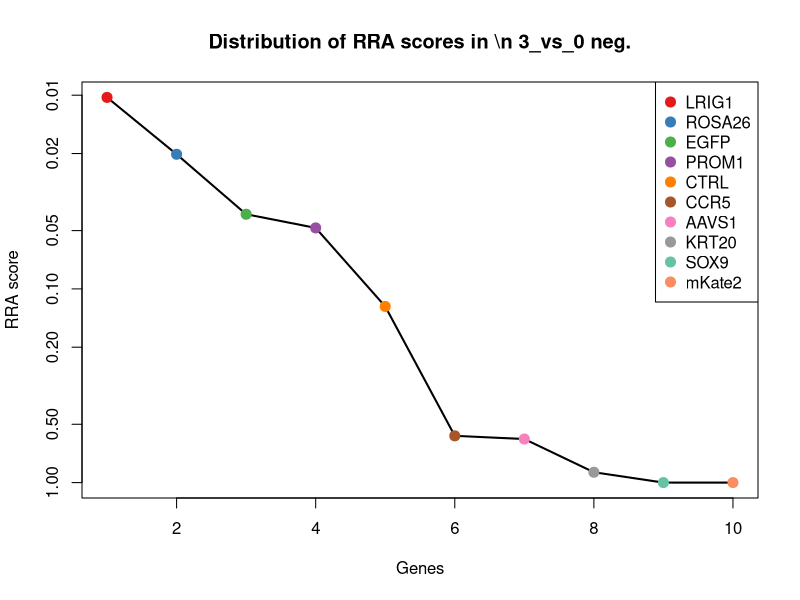
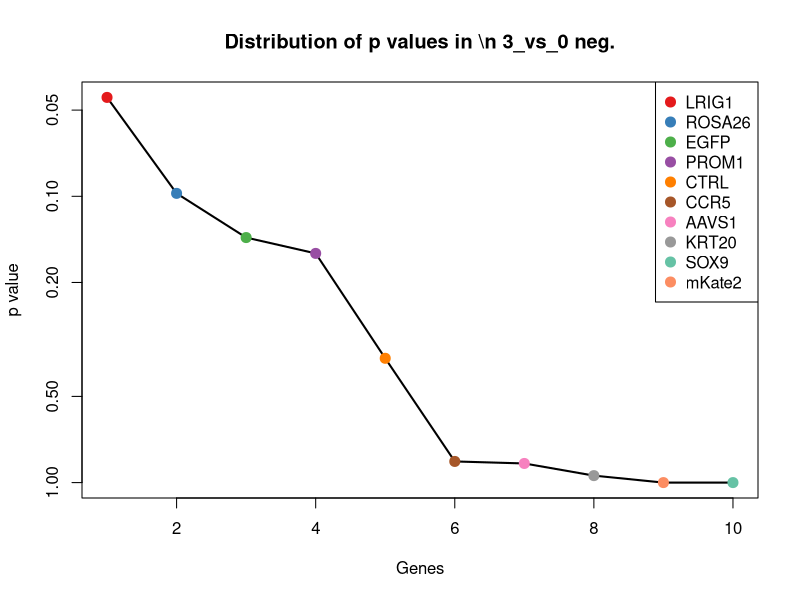
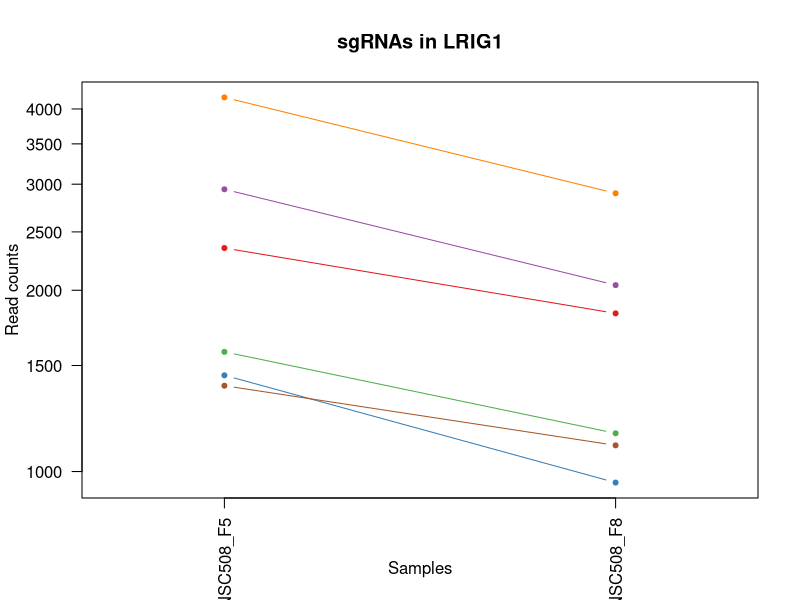
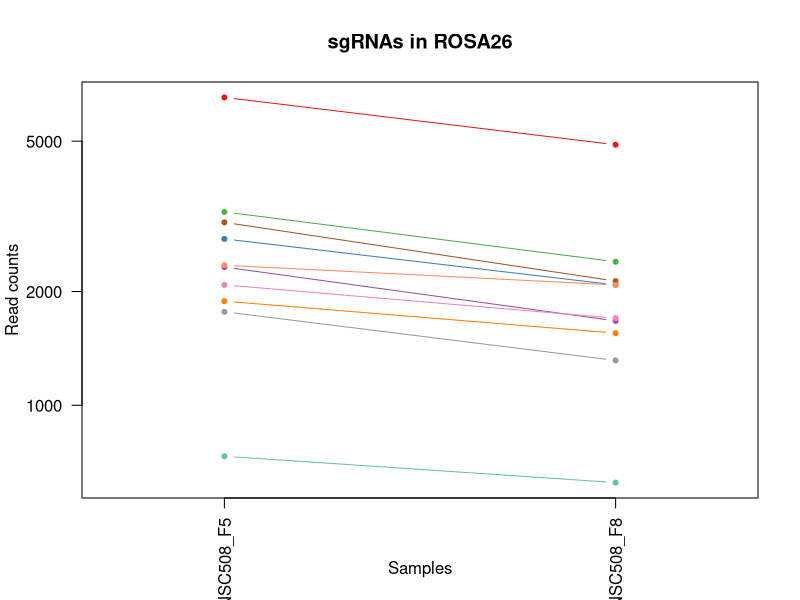
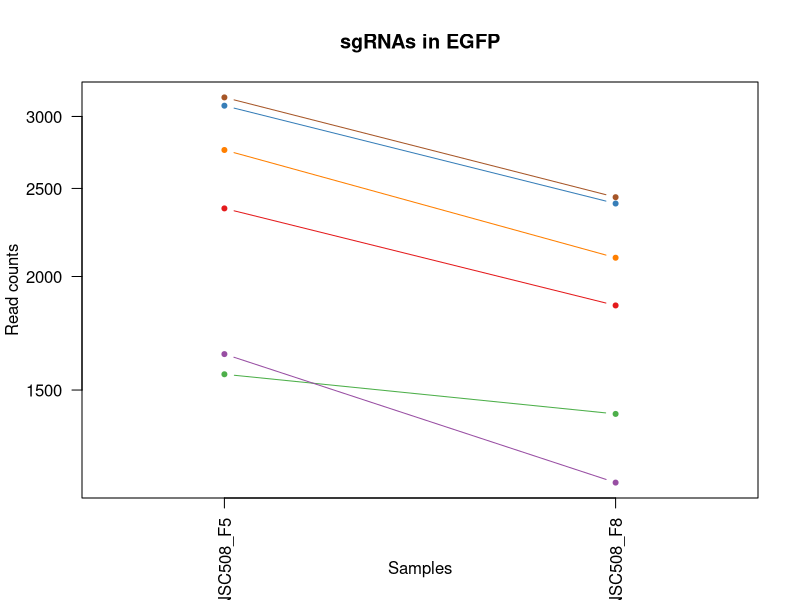
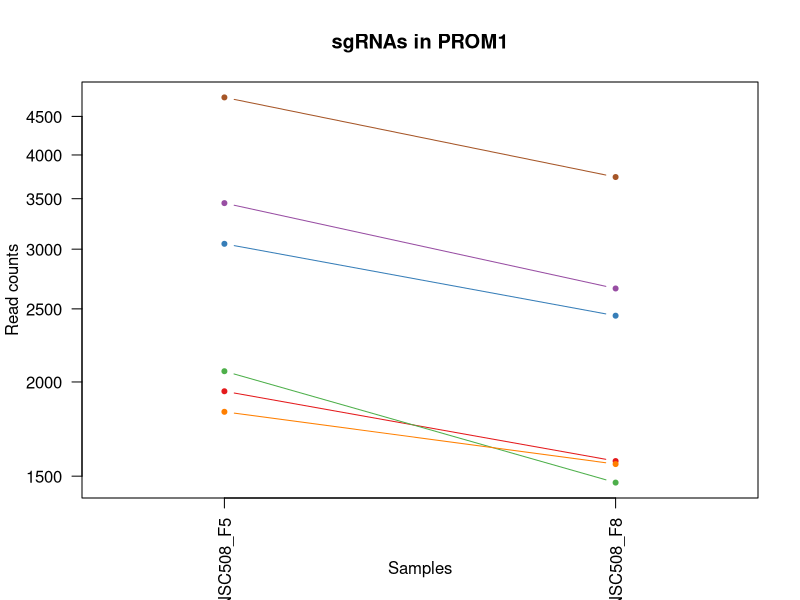
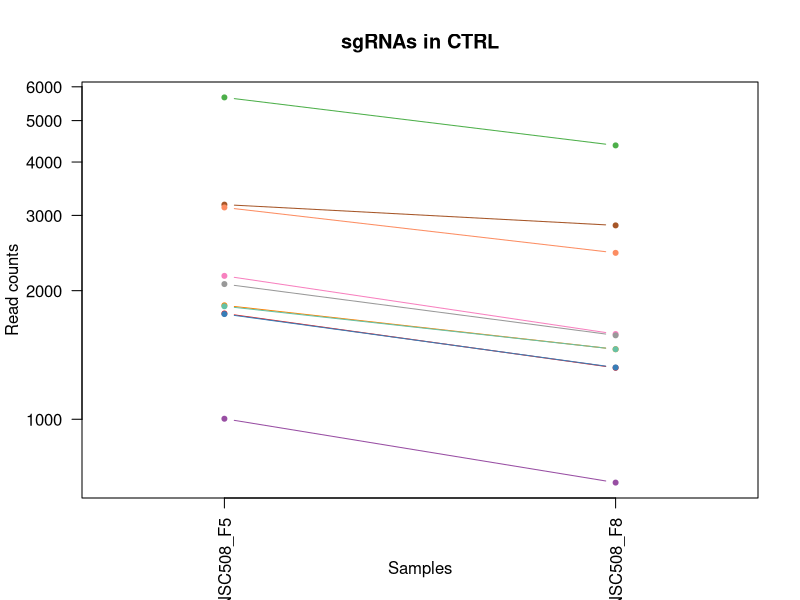
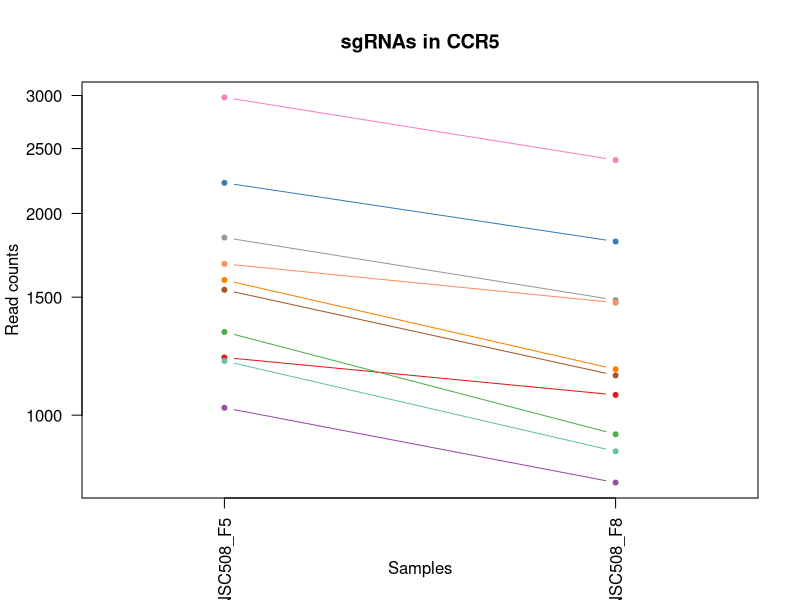

Recreate these plots in R, in order. (Note: this script raises an error after producing the figures.)
pdf(file='S8B_c0_t3.pdf',width=4.5,height=4.5);
gstable=read.table('S8B_c0_t3.gene_summary.txt',header=T)
# 
#
# parameters
# Do not modify the variables beginning with "__"

# gstablename='__GENE_SUMMARY_FILE__'
startindex=3
# outputfile='__OUTPUT_FILE__'
targetgenelist=c("LRIG1","ROSA26","EGFP","PROM1","CTRL","CCR5","AAVS1","KRT20","SOX9","mKate2")
# samplelabel=sub('.\\w+.\\w+$','',colnames(gstable)[startindex]);
samplelabel='3_vs_0 neg.'


# You need to write some codes in front of this code:
# gstable=read.table(gstablename,header=T)
# pdf(file=outputfile,width=6,height=6)


# set up color using RColorBrewer
#library(RColorBrewer)
#colors <- brewer.pal(length(targetgenelist), "Set1")

colors=c( "#E41A1C", "#377EB8", "#4DAF4A", "#984EA3", "#FF7F00",  "#A65628", "#F781BF",
          "#999999", "#66C2A5", "#FC8D62", "#8DA0CB", "#E78AC3", "#A6D854", "#FFD92F", "#E5C494", "#B3B3B3", 
          "#8DD3C7", "#FFFFB3", "#BEBADA", "#FB8072", "#80B1D3", "#FDB462", "#B3DE69", "#FCCDE5",
          "#D9D9D9", "#BC80BD", "#CCEBC5", "#FFED6F")

######
# function definition

plotrankedvalues<-function(val, tglist, ...){
  
  plot(val,log='y',ylim=c(max(val),min(val)),type='l',lwd=2, ...)
  if(length(tglist)>0){
    for(i in 1:length(tglist)){
      targetgene=tglist[i];
      tx=which(names(val)==targetgene);ty=val[targetgene];
      points(tx,ty,col=colors[(i %% length(colors)) ],cex=2,pch=20)
      # text(tx+50,ty,targetgene,col=colors[i])
    }
    legend('topright',tglist,pch=20,pt.cex = 2,cex=1,col=colors)
  }
}



plotrandvalues<-function(val,targetgenelist, ...){
  # choose the one with the best distance distribution
  
  mindiffvalue=0;
  randval=val;
  for(i in 1:20){
    randval0=sample(val)
    vindex=sort(which(names(randval0) %in% targetgenelist))
    if(max(vindex)>0.9*length(val)){
      # print('pass...')
      next;
    }
    mindiffind=min(diff(vindex));
    if (mindiffind > mindiffvalue){
      mindiffvalue=mindiffind;
      randval=randval0;
      # print(paste('Diff: ',mindiffvalue))
    }
  }
  plot(randval,log='y',ylim=c(max(randval),min(randval)),pch=20,col='grey', ...)
  
  if(length(targetgenelist)>0){
    for(i in 1:length(targetgenelist)){
      targetgene=targetgenelist[i];
      tx=which(names(randval)==targetgene);ty=randval[targetgene];
      points(tx,ty,col=colors[(i %% length(colors)) ],cex=2,pch=20)
      text(tx+50,ty,targetgene,col=colors[i])
    }
  }
  
}




# set.seed(1235)



pvec=gstable[,startindex]
names(pvec)=gstable[,'id']
pvec=sort(pvec);

plotrankedvalues(pvec,targetgenelist,xlab='Genes',ylab='RRA score',main=paste('Distribution of RRA scores in \\n',samplelabel))

# plotrandvalues(pvec,targetgenelist,xlab='Genes',ylab='RRA score',main=paste('Distribution of RRA scores in \\n',samplelabel))


pvec=gstable[,startindex+1]
names(pvec)=gstable[,'id']
pvec=sort(pvec);

plotrankedvalues(pvec,targetgenelist,xlab='Genes',ylab='p value',main=paste('Distribution of p values in \\n',samplelabel))

# plotrandvalues(pvec,targetgenelist,xlab='Genes',ylab='p value',main=paste('Distribution of p values in \\n',samplelabel))



# you need to write after this code:
# dev.off()






# parameters
# Do not modify the variables beginning with "__"
targetmat=list(c(2349.3176441657442,1829.7841624472258),c(1443.7757039222918,957.6648136184024),c(1579.2433234968646,1156.5302447526183),c(2941.192948481495,2038.6484141412625),c(4179.49427640477,2896.3250221614558),c(1387.4066273207918,1104.314181829109))
targetgene="LRIG1"
collabel=c("S61_MNSC508_F5","S64_MNSC508_F8")

# set up color using RColorBrewer
#library(RColorBrewer)
#colors <- brewer.pal(length(targetgenelist), "Set1")

colors=c( "#E41A1C", "#377EB8", "#4DAF4A", "#984EA3", "#FF7F00",  "#A65628", "#F781BF",
          "#999999", "#66C2A5", "#FC8D62", "#8DA0CB", "#E78AC3", "#A6D854", "#FFD92F", "#E5C494", "#B3B3B3", 
          "#8DD3C7", "#FFFFB3", "#BEBADA", "#FB8072", "#80B1D3", "#FDB462", "#B3DE69", "#FCCDE5",
          "#D9D9D9", "#BC80BD", "#CCEBC5", "#FFED6F")


## code

targetmatvec=unlist(targetmat)+1
yrange=range(targetmatvec[targetmatvec>0]);
# yrange[1]=1; # set the minimum value to 1
for(i in 1:length(targetmat)){
  vali=targetmat[[i]]+1;
  if(i==1){
    plot(1:length(vali),vali,type='b',las=1,pch=20,main=paste('sgRNAs in',targetgene),ylab='Read counts',xlab='Samples',xlim=c(0.7,length(vali)+0.3),ylim = yrange,col=colors[(i %% length(colors))],xaxt='n',log='y')
    axis(1,at=1:length(vali),labels=(collabel),las=2)
    # lines(0:100,rep(1,101),col='black');
  }else{
    lines(1:length(vali),vali,type='b',pch=20,col=colors[(i %% length(colors))])
  }
}




# parameters
# Do not modify the variables beginning with "__"
targetmat=list(c(6526.993563260789,4891.645213876828),c(2755.7205028894628,2080.865656504951),c(3247.5861551702938,2396.3839941704105),c(2320.2239272101315,1670.9140135522937),c(1884.7273515308004,1550.928166834443),c(3047.5668511004546,2129.748779241853),c(2081.1099409811877,1698.6885151073518),c(1766.534126398623,1313.1784335231457),c(731.8888171646379,623.2598148955032),c(2346.5901082011555,2080.865656504951))
targetgene="ROSA26"
collabel=c("S61_MNSC508_F5","S64_MNSC508_F8")

# set up color using RColorBrewer
#library(RColorBrewer)
#colors <- brewer.pal(length(targetgenelist), "Set1")

colors=c( "#E41A1C", "#377EB8", "#4DAF4A", "#984EA3", "#FF7F00",  "#A65628", "#F781BF",
          "#999999", "#66C2A5", "#FC8D62", "#8DA0CB", "#E78AC3", "#A6D854", "#FFD92F", "#E5C494", "#B3B3B3", 
          "#8DD3C7", "#FFFFB3", "#BEBADA", "#FB8072", "#80B1D3", "#FDB462", "#B3DE69", "#FCCDE5",
          "#D9D9D9", "#BC80BD", "#CCEBC5", "#FFED6F")


## code

targetmatvec=unlist(targetmat)+1
yrange=range(targetmatvec[targetmatvec>0]);
# yrange[1]=1; # set the minimum value to 1
for(i in 1:length(targetmat)){
  vali=targetmat[[i]]+1;
  if(i==1){
    plot(1:length(vali),vali,type='b',las=1,pch=20,main=paste('sgRNAs in',targetgene),ylab='Read counts',xlab='Samples',xlim=c(0.7,length(vali)+0.3),ylim = yrange,col=colors[(i %% length(colors))],xaxt='n',log='y')
    axis(1,at=1:length(vali),labels=(collabel),las=2)
    # lines(0:100,rep(1,101),col='black');
  }else{
    lines(1:length(vali),vali,type='b',pch=20,col=colors[(i %% length(colors))])
  }
}




# parameters
# Do not modify the variables beginning with "__"
targetmat=list(c(2375.6838251567688,1857.5586640022839),c(3082.1156399852453,2405.271834668029),c(1560.1505717447435,1410.9446789969502),c(1641.9766506824049,1185.4157263698785),c(2754.8113242346,2096.4193773757834),c(3147.5765031353744,2444.1561368451103))
targetgene="EGFP"
collabel=c("S61_MNSC508_F5","S64_MNSC508_F8")

# set up color using RColorBrewer
#library(RColorBrewer)
#colors <- brewer.pal(length(targetgenelist), "Set1")

colors=c( "#E41A1C", "#377EB8", "#4DAF4A", "#984EA3", "#FF7F00",  "#A65628", "#F781BF",
          "#999999", "#66C2A5", "#FC8D62", "#8DA0CB", "#E78AC3", "#A6D854", "#FFD92F", "#E5C494", "#B3B3B3", 
          "#8DD3C7", "#FFFFB3", "#BEBADA", "#FB8072", "#80B1D3", "#FDB462", "#B3DE69", "#FCCDE5",
          "#D9D9D9", "#BC80BD", "#CCEBC5", "#FFED6F")


## code

targetmatvec=unlist(targetmat)+1
yrange=range(targetmatvec[targetmatvec>0]);
# yrange[1]=1; # set the minimum value to 1
for(i in 1:length(targetmat)){
  vali=targetmat[[i]]+1;
  if(i==1){
    plot(1:length(vali),vali,type='b',las=1,pch=20,main=paste('sgRNAs in',targetgene),ylab='Read counts',xlab='Samples',xlim=c(0.7,length(vali)+0.3),ylim = yrange,col=colors[(i %% length(colors))],xaxt='n',log='y')
    axis(1,at=1:length(vali),labels=(collabel),las=2)
    # lines(0:100,rep(1,101),col='black');
  }else{
    lines(1:length(vali),vali,type='b',pch=20,col=colors[(i %% length(colors))])
  }
}




# parameters
# Do not modify the variables beginning with "__"
targetmat=list(c(1942.9147854420262,1569.8148278918823),c(3048.4760297553175,2447.4890770317174),c(2065.6539038485184,1469.8266222936732),c(3452.151352514447,2659.686268912361),c(1824.7215603098487,1555.3720870832522),c(4767.73286610107,3738.4479093108166))
targetgene="PROM1"
collabel=c("S61_MNSC508_F5","S64_MNSC508_F8")

# set up color using RColorBrewer
#library(RColorBrewer)
#colors <- brewer.pal(length(targetgenelist), "Set1")

colors=c( "#E41A1C", "#377EB8", "#4DAF4A", "#984EA3", "#FF7F00",  "#A65628", "#F781BF",
          "#999999", "#66C2A5", "#FC8D62", "#8DA0CB", "#E78AC3", "#A6D854", "#FFD92F", "#E5C494", "#B3B3B3", 
          "#8DD3C7", "#FFFFB3", "#BEBADA", "#FB8072", "#80B1D3", "#FDB462", "#B3DE69", "#FCCDE5",
          "#D9D9D9", "#BC80BD", "#CCEBC5", "#FFED6F")


## code

targetmatvec=unlist(targetmat)+1
yrange=range(targetmatvec[targetmatvec>0]);
# yrange[1]=1; # set the minimum value to 1
for(i in 1:length(targetmat)){
  vali=targetmat[[i]]+1;
  if(i==1){
    plot(1:length(vali),vali,type='b',las=1,pch=20,main=paste('sgRNAs in',targetgene),ylab='Read counts',xlab='Samples',xlim=c(0.7,length(vali)+0.3),ylim = yrange,col=colors[(i %% length(colors))],xaxt='n',log='y')
    axis(1,at=1:length(vali),labels=(collabel),las=2)
    # lines(0:100,rep(1,101),col='black');
  }else{
    lines(1:length(vali),vali,type='b',pch=20,col=colors[(i %% length(colors))])
  }
}




# parameters
# Do not modify the variables beginning with "__"
targetmat=list(c(1767.4433050534858,1318.7333338341573),c(1761.9882331243082,1320.955293958562),c(5665.092198450756,4373.928504890546),c(1001.9148776589204,709.9162597472844),c(1846.5418480265585,1457.6058416094477),c(3178.488577400713,2841.886999113542),c(2164.754377228575,1582.0356085761077),c(2071.108975777696,1570.9258079540846),c(1837.4500614779292,1457.6058416094477),c(3130.302108692979,2450.822017218324))
targetgene="CTRL"
collabel=c("S61_MNSC508_F5","S64_MNSC508_F8")

# set up color using RColorBrewer
#library(RColorBrewer)
#colors <- brewer.pal(length(targetgenelist), "Set1")

colors=c( "#E41A1C", "#377EB8", "#4DAF4A", "#984EA3", "#FF7F00",  "#A65628", "#F781BF",
          "#999999", "#66C2A5", "#FC8D62", "#8DA0CB", "#E78AC3", "#A6D854", "#FFD92F", "#E5C494", "#B3B3B3", 
          "#8DD3C7", "#FFFFB3", "#BEBADA", "#FB8072", "#80B1D3", "#FDB462", "#B3DE69", "#FCCDE5",
          "#D9D9D9", "#BC80BD", "#CCEBC5", "#FFED6F")


## code

targetmatvec=unlist(targetmat)+1
yrange=range(targetmatvec[targetmatvec>0]);
# yrange[1]=1; # set the minimum value to 1
for(i in 1:length(targetmat)){
  vali=targetmat[[i]]+1;
  if(i==1){
    plot(1:length(vali),vali,type='b',las=1,pch=20,main=paste('sgRNAs in',targetgene),ylab='Read counts',xlab='Samples',xlim=c(0.7,length(vali)+0.3),ylim = yrange,col=colors[(i %% length(colors))],xaxt='n',log='y')
    axis(1,at=1:length(vali),labels=(collabel),las=2)
    # lines(0:100,rep(1,101),col='black');
  }else{
    lines(1:length(vali),vali,type='b',pch=20,col=colors[(i %% length(colors))])
  }
}




# parameters
# Do not modify the variables beginning with "__"
targetmat=list(c(1218.2993975162915,1070.9847799630393),c(2221.123453830075,1815.3414216385956),c(1330.1283720644287,935.445212374356),c(1024.644344030493,792.1287843502563),c(1590.1534673552194,1169.862005499046),c(1537.421105373171,1145.420444130595),c(2979.378451985737,2401.9388944814223),c(1840.177597442518,1484.2693631023035),c(1203.752539038485,882.1181693886444),c(1681.0713328415097,1470.9376023558755))
targetgene="CCR5"
collabel=c("S61_MNSC508_F5","S64_MNSC508_F8")

# set up color using RColorBrewer
#library(RColorBrewer)
#colors <- brewer.pal(length(targetgenelist), "Set1")

colors=c( "#E41A1C", "#377EB8", "#4DAF4A", "#984EA3", "#FF7F00",  "#A65628", "#F781BF",
          "#999999", "#66C2A5", "#FC8D62", "#8DA0CB", "#E78AC3", "#A6D854", "#FFD92F", "#E5C494", "#B3B3B3", 
          "#8DD3C7", "#FFFFB3", "#BEBADA", "#FB8072", "#80B1D3", "#FDB462", "#B3DE69", "#FCCDE5",
          "#D9D9D9", "#BC80BD", "#CCEBC5", "#FFED6F")


## code

targetmatvec=unlist(targetmat)+1
yrange=range(targetmatvec[targetmatvec>0]);
# yrange[1]=1; # set the minimum value to 1
for(i in 1:length(targetmat)){
  vali=targetmat[[i]]+1;
  if(i==1){
    plot(1:length(vali),vali,type='b',las=1,pch=20,main=paste('sgRNAs in',targetgene),ylab='Read counts',xlab='Samples',xlim=c(0.7,length(vali)+0.3),ylim = yrange,col=colors[(i %% length(colors))],xaxt='n',log='y')
    axis(1,at=1:length(vali),labels=(collabel),las=2)
    # lines(0:100,rep(1,101),col='black');
  }else{
    lines(1:length(vali),vali,type='b',pch=20,col=colors[(i %% length(colors))])
  }
}




# parameters
# Do not modify the variables beginning with "__"
targetmat=list(c(2492.0586929792203,1864.2245443754978),c(2204.7582380425424,1727.5739967246122),c(1418.3187015861306,1163.1961251258322),c(957.365123570638,761.0213426085912),c(1703.8007992130824,1372.060376819869),c(825.534218615517,586.5974728428265),c(1351.9486597811385,989.8832354222698),c(2579.339843846059,1869.7794446865096),c(801.8955735890814,589.9304130294335),c(1057.3747756055575,823.2362260919213))
targetgene="AAVS1"
collabel=c("S61_MNSC508_F5","S64_MNSC508_F8")

# set up color using RColorBrewer
#library(RColorBrewer)
#colors <- brewer.pal(length(targetgenelist), "Set1")

colors=c( "#E41A1C", "#377EB8", "#4DAF4A", "#984EA3", "#FF7F00",  "#A65628", "#F781BF",
          "#999999", "#66C2A5", "#FC8D62", "#8DA0CB", "#E78AC3", "#A6D854", "#FFD92F", "#E5C494", "#B3B3B3", 
          "#8DD3C7", "#FFFFB3", "#BEBADA", "#FB8072", "#80B1D3", "#FDB462", "#B3DE69", "#FCCDE5",
          "#D9D9D9", "#BC80BD", "#CCEBC5", "#FFED6F")


## code

targetmatvec=unlist(targetmat)+1
yrange=range(targetmatvec[targetmatvec>0]);
# yrange[1]=1; # set the minimum value to 1
for(i in 1:length(targetmat)){
  vali=targetmat[[i]]+1;
  if(i==1){
    plot(1:length(vali),vali,type='b',las=1,pch=20,main=paste('sgRNAs in',targetgene),ylab='Read counts',xlab='Samples',xlim=c(0.7,length(vali)+0.3),ylim = yrange,col=colors[(i %% length(colors))],xaxt='n',log='y')
    axis(1,at=1:length(vali),labels=(collabel),las=2)
    # lines(0:100,rep(1,101),col='black');
  }else{
    lines(1:length(vali),vali,type='b',pch=20,col=colors[(i %% length(colors))])
  }
}




# parameters
# Do not modify the variables beginning with "__"
targetmat=list(c(1757.4423398499937,1417.610559370164),c(2440.2355096520346,1964.2127499737069),c(2004.7389339727038,1604.2552098201543),c(991.0047338005655,736.57978124014),c(3092.116605188737,2498.5941598930244),c(1546.5128919218,1178.7498459966646))
targetgene="KRT20"
collabel=c("S61_MNSC508_F5","S64_MNSC508_F8")

# set up color using RColorBrewer
#library(RColorBrewer)
#colors <- brewer.pal(length(targetgenelist), "Set1")

colors=c( "#E41A1C", "#377EB8", "#4DAF4A", "#984EA3", "#FF7F00",  "#A65628", "#F781BF",
          "#999999", "#66C2A5", "#FC8D62", "#8DA0CB", "#E78AC3", "#A6D854", "#FFD92F", "#E5C494", "#B3B3B3", 
          "#8DD3C7", "#FFFFB3", "#BEBADA", "#FB8072", "#80B1D3", "#FDB462", "#B3DE69", "#FCCDE5",
          "#D9D9D9", "#BC80BD", "#CCEBC5", "#FFED6F")


## code

targetmatvec=unlist(targetmat)+1
yrange=range(targetmatvec[targetmatvec>0]);
# yrange[1]=1; # set the minimum value to 1
for(i in 1:length(targetmat)){
  vali=targetmat[[i]]+1;
  if(i==1){
    plot(1:length(vali),vali,type='b',las=1,pch=20,main=paste('sgRNAs in',targetgene),ylab='Read counts',xlab='Samples',xlim=c(0.7,length(vali)+0.3),ylim = yrange,col=colors[(i %% length(colors))],xaxt='n',log='y')
    axis(1,at=1:length(vali),labels=(collabel),las=2)
    # lines(0:100,rep(1,101),col='black');
  }else{
    lines(1:length(vali),vali,type='b',pch=20,col=colors[(i %% length(colors))])
  }
}




# parameters
# Do not modify the variables beginning with "__"
targetmat=list(c(1363.7679822943562,2020.8727331460254),c(623.6965572359522,1597.5893294469404),c(556.4173367760974,948.7769731207837),c(434.5873970244682,1144.3094640683926),c(712.7960654125169,2071.9778160073324),c(2025.6500430345504,2457.4878975915385))
targetgene="SOX9"
collabel=c("S61_MNSC508_F5","S64_MNSC508_F8")

# set up color using RColorBrewer
#library(RColorBrewer)
#colors <- brewer.pal(length(targetgenelist), "Set1")

colors=c( "#E41A1C", "#377EB8", "#4DAF4A", "#984EA3", "#FF7F00",  "#A65628", "#F781BF",
          "#999999", "#66C2A5", "#FC8D62", "#8DA0CB", "#E78AC3", "#A6D854", "#FFD92F", "#E5C494", "#B3B3B3", 
          "#8DD3C7", "#FFFFB3", "#BEBADA", "#FB8072", "#80B1D3", "#FDB462", "#B3DE69", "#FCCDE5",
          "#D9D9D9", "#BC80BD", "#CCEBC5", "#FFED6F")


## code

targetmatvec=unlist(targetmat)+1
yrange=range(targetmatvec[targetmatvec>0]);
# yrange[1]=1; # set the minimum value to 1
for(i in 1:length(targetmat)){
  vali=targetmat[[i]]+1;
  if(i==1){
    plot(1:length(vali),vali,type='b',las=1,pch=20,main=paste('sgRNAs in',targetgene),ylab='Read counts',xlab='Samples',xlim=c(0.7,length(vali)+0.3),ylim = yrange,col=colors[(i %% length(colors))],xaxt='n',log='y')
    axis(1,at=1:length(vali),labels=(collabel),las=2)
    # lines(0:100,rep(1,101),col='black');
  }else{
    lines(1:length(vali),vali,type='b',pch=20,col=colors[(i %% length(colors))])
  }
}




# parameters
# Do not modify the variables beginning with "__"
targetmat=list(c(83.64443624738718,4281.717159727753),c(95.46375876060493,5558.233251198221),c(92.73622279601622,4924.974615742897),c(871.9023300135251,2825.222298180507),c(251.84248739702446,4018.414884985802),c(245.47823681298414,7376.907613023424))
targetgene="mKate2"
collabel=c("S61_MNSC508_F5","S64_MNSC508_F8")

# set up color using RColorBrewer
#library(RColorBrewer)
#colors <- brewer.pal(length(targetgenelist), "Set1")

colors=c( "#E41A1C", "#377EB8", "#4DAF4A", "#984EA3", "#FF7F00",  "#A65628", "#F781BF",
          "#999999", "#66C2A5", "#FC8D62", "#8DA0CB", "#E78AC3", "#A6D854", "#FFD92F", "#E5C494", "#B3B3B3", 
          "#8DD3C7", "#FFFFB3", "#BEBADA", "#FB8072", "#80B1D3", "#FDB462", "#B3DE69", "#FCCDE5",
          "#D9D9D9", "#BC80BD", "#CCEBC5", "#FFED6F")


## code

targetmatvec=unlist(targetmat)+1
yrange=range(targetmatvec[targetmatvec>0]);
# yrange[1]=1; # set the minimum value to 1
for(i in 1:length(targetmat)){
  vali=targetmat[[i]]+1;
  if(i==1){
    plot(1:length(vali),vali,type='b',las=1,pch=20,main=paste('sgRNAs in',targetgene),ylab='Read counts',xlab='Samples',xlim=c(0.7,length(vali)+0.3),ylim = yrange,col=colors[(i %% length(colors))],xaxt='n',log='y')
    axis(1,at=1:length(vali),labels=(collabel),las=2)
    # lines(0:100,rep(1,101),col='black');
  }else{
    lines(1:length(vali),vali,type='b',pch=20,col=colors[(i %% length(colors))])
  }
}



# 
#
# parameters
# Do not modify the variables beginning with "__"

# gstablename='__GENE_SUMMARY_FILE__'
startindex=9
# outputfile='__OUTPUT_FILE__'
targetgenelist=c("mKate2","SOX9","EGFP","PROM1","ROSA26","CCR5","LRIG1","AAVS1","KRT20","CTRL")
# samplelabel=sub('.\\w+.\\w+$','',colnames(gstable)[startindex]);
samplelabel='3_vs_0 pos.'


# You need to write some codes in front of this code:
# gstable=read.table(gstablename,header=T)
# pdf(file=outputfile,width=6,height=6)


# set up color using RColorBrewer
#library(RColorBrewer)
#colors <- brewer.pal(length(targetgenelist), "Set1")

colors=c( "#E41A1C", "#377EB8", "#4DAF4A", "#984EA3", "#FF7F00",  "#A65628", "#F781BF",
          "#999999", "#66C2A5", "#FC8D62", "#8DA0CB", "#E78AC3", "#A6D854", "#FFD92F", "#E5C494", "#B3B3B3", 
          "#8DD3C7", "#FFFFB3", "#BEBADA", "#FB8072", "#80B1D3", "#FDB462", "#B3DE69", "#FCCDE5",
          "#D9D9D9", "#BC80BD", "#CCEBC5", "#FFED6F")

######
# function definition

plotrankedvalues<-function(val, tglist, ...){
  
  plot(val,log='y',ylim=c(max(val),min(val)),type='l',lwd=2, ...)
  if(length(tglist)>0){
    for(i in 1:length(tglist)){
      targetgene=tglist[i];
      tx=which(names(val)==targetgene);ty=val[targetgene];
      points(tx,ty,col=colors[(i %% length(colors)) ],cex=2,pch=20)
      # text(tx+50,ty,targetgene,col=colors[i])
    }
    legend('topright',tglist,pch=20,pt.cex = 2,cex=1,col=colors)
  }
}



plotrandvalues<-function(val,targetgenelist, ...){
  # choose the one with the best distance distribution
  
  mindiffvalue=0;
  randval=val;
  for(i in 1:20){
    randval0=sample(val)
    vindex=sort(which(names(randval0) %in% targetgenelist))
    if(max(vindex)>0.9*length(val)){
      # print('pass...')
      next;
    }
    mindiffind=min(diff(vindex));
    if (mindiffind > mindiffvalue){
      mindiffvalue=mindiffind;
      randval=randval0;
      # print(paste('Diff: ',mindiffvalue))
    }
  }
  plot(randval,log='y',ylim=c(max(randval),min(randval)),pch=20,col='grey', ...)
  
  if(length(targetgenelist)>0){
    for(i in 1:length(targetgenelist)){
      targetgene=targetgenelist[i];
      tx=which(names(randval)==targetgene);ty=randval[targetgene];
      points(tx,ty,col=colors[(i %% length(colors)) ],cex=2,pch=20)
      text(tx+50,ty,targetgene,col=colors[i])
    }
  }
  
}




# set.seed(1235)



pvec=gstable[,startindex]
names(pvec)=gstable[,'id']
pvec=sort(pvec);

plotrankedvalues(pvec,targetgenelist,xlab='Genes',ylab='RRA score',main=paste('Distribution of RRA scores in \\n',samplelabel))

# plotrandvalues(pvec,targetgenelist,xlab='Genes',ylab='RRA score',main=paste('Distribution of RRA scores in \\n',samplelabel))


pvec=gstable[,startindex+1]
names(pvec)=gstable[,'id']
pvec=sort(pvec);

plotrankedvalues(pvec,targetgenelist,xlab='Genes',ylab='p value',main=paste('Distribution of p values in \\n',samplelabel))

# plotrandvalues(pvec,targetgenelist,xlab='Genes',ylab='p value',main=paste('Distribution of p values in \\n',samplelabel))



# you need to write after this code:
# dev.off()






# parameters
# Do not modify the variables beginning with "__"
targetmat=list(c(83.64443624738718,4281.717159727753),c(95.46375876060493,5558.233251198221),c(92.73622279601622,4924.974615742897),c(871.9023300135251,2825.222298180507),c(251.84248739702446,4018.414884985802),c(245.47823681298414,7376.907613023424))
targetgene="mKate2"
collabel=c("S61_MNSC508_F5","S64_MNSC508_F8")

# set up color using RColorBrewer
#library(RColorBrewer)
#colors <- brewer.pal(length(targetgenelist), "Set1")

colors=c( "#E41A1C", "#377EB8", "#4DAF4A", "#984EA3", "#FF7F00",  "#A65628", "#F781BF",
          "#999999", "#66C2A5", "#FC8D62", "#8DA0CB", "#E78AC3", "#A6D854", "#FFD92F", "#E5C494", "#B3B3B3", 
          "#8DD3C7", "#FFFFB3", "#BEBADA", "#FB8072", "#80B1D3", "#FDB462", "#B3DE69", "#FCCDE5",
          "#D9D9D9", "#BC80BD", "#CCEBC5", "#FFED6F")


## code

targetmatvec=unlist(targetmat)+1
yrange=range(targetmatvec[targetmatvec>0]);
# yrange[1]=1; # set the minimum value to 1
for(i in 1:length(targetmat)){
  vali=targetmat[[i]]+1;
  if(i==1){
    plot(1:length(vali),vali,type='b',las=1,pch=20,main=paste('sgRNAs in',targetgene),ylab='Read counts',xlab='Samples',xlim=c(0.7,length(vali)+0.3),ylim = yrange,col=colors[(i %% length(colors))],xaxt='n',log='y')
    axis(1,at=1:length(vali),labels=(collabel),las=2)
    # lines(0:100,rep(1,101),col='black');
  }else{
    lines(1:length(vali),vali,type='b',pch=20,col=colors[(i %% length(colors))])
  }
}




# parameters
# Do not modify the variables beginning with "__"
targetmat=list(c(1363.7679822943562,2020.8727331460254),c(623.6965572359522,1597.5893294469404),c(556.4173367760974,948.7769731207837),c(434.5873970244682,1144.3094640683926),c(712.7960654125169,2071.9778160073324),c(2025.6500430345504,2457.4878975915385))
targetgene="SOX9"
collabel=c("S61_MNSC508_F5","S64_MNSC508_F8")

# set up color using RColorBrewer
#library(RColorBrewer)
#colors <- brewer.pal(length(targetgenelist), "Set1")

colors=c( "#E41A1C", "#377EB8", "#4DAF4A", "#984EA3", "#FF7F00",  "#A65628", "#F781BF",
          "#999999", "#66C2A5", "#FC8D62", "#8DA0CB", "#E78AC3", "#A6D854", "#FFD92F", "#E5C494", "#B3B3B3", 
          "#8DD3C7", "#FFFFB3", "#BEBADA", "#FB8072", "#80B1D3", "#FDB462", "#B3DE69", "#FCCDE5",
          "#D9D9D9", "#BC80BD", "#CCEBC5", "#FFED6F")


## code

targetmatvec=unlist(targetmat)+1
yrange=range(targetmatvec[targetmatvec>0]);
# yrange[1]=1; # set the minimum value to 1
for(i in 1:length(targetmat)){
  vali=targetmat[[i]]+1;
  if(i==1){
    plot(1:length(vali),vali,type='b',las=1,pch=20,main=paste('sgRNAs in',targetgene),ylab='Read counts',xlab='Samples',xlim=c(0.7,length(vali)+0.3),ylim = yrange,col=colors[(i %% length(colors))],xaxt='n',log='y')
    axis(1,at=1:length(vali),labels=(collabel),las=2)
    # lines(0:100,rep(1,101),col='black');
  }else{
    lines(1:length(vali),vali,type='b',pch=20,col=colors[(i %% length(colors))])
  }
}




# parameters
# Do not modify the variables beginning with "__"
targetmat=list(c(2375.6838251567688,1857.5586640022839),c(3082.1156399852453,2405.271834668029),c(1560.1505717447435,1410.9446789969502),c(1641.9766506824049,1185.4157263698785),c(2754.8113242346,2096.4193773757834),c(3147.5765031353744,2444.1561368451103))
targetgene="EGFP"
collabel=c("S61_MNSC508_F5","S64_MNSC508_F8")

# set up color using RColorBrewer
#library(RColorBrewer)
#colors <- brewer.pal(length(targetgenelist), "Set1")

colors=c( "#E41A1C", "#377EB8", "#4DAF4A", "#984EA3", "#FF7F00",  "#A65628", "#F781BF",
          "#999999", "#66C2A5", "#FC8D62", "#8DA0CB", "#E78AC3", "#A6D854", "#FFD92F", "#E5C494", "#B3B3B3", 
          "#8DD3C7", "#FFFFB3", "#BEBADA", "#FB8072", "#80B1D3", "#FDB462", "#B3DE69", "#FCCDE5",
          "#D9D9D9", "#BC80BD", "#CCEBC5", "#FFED6F")


## code

targetmatvec=unlist(targetmat)+1
yrange=range(targetmatvec[targetmatvec>0]);
# yrange[1]=1; # set the minimum value to 1
for(i in 1:length(targetmat)){
  vali=targetmat[[i]]+1;
  if(i==1){
    plot(1:length(vali),vali,type='b',las=1,pch=20,main=paste('sgRNAs in',targetgene),ylab='Read counts',xlab='Samples',xlim=c(0.7,length(vali)+0.3),ylim = yrange,col=colors[(i %% length(colors))],xaxt='n',log='y')
    axis(1,at=1:length(vali),labels=(collabel),las=2)
    # lines(0:100,rep(1,101),col='black');
  }else{
    lines(1:length(vali),vali,type='b',pch=20,col=colors[(i %% length(colors))])
  }
}




# parameters
# Do not modify the variables beginning with "__"
targetmat=list(c(1942.9147854420262,1569.8148278918823),c(3048.4760297553175,2447.4890770317174),c(2065.6539038485184,1469.8266222936732),c(3452.151352514447,2659.686268912361),c(1824.7215603098487,1555.3720870832522),c(4767.73286610107,3738.4479093108166))
targetgene="PROM1"
collabel=c("S61_MNSC508_F5","S64_MNSC508_F8")

# set up color using RColorBrewer
#library(RColorBrewer)
#colors <- brewer.pal(length(targetgenelist), "Set1")

colors=c( "#E41A1C", "#377EB8", "#4DAF4A", "#984EA3", "#FF7F00",  "#A65628", "#F781BF",
          "#999999", "#66C2A5", "#FC8D62", "#8DA0CB", "#E78AC3", "#A6D854", "#FFD92F", "#E5C494", "#B3B3B3", 
          "#8DD3C7", "#FFFFB3", "#BEBADA", "#FB8072", "#80B1D3", "#FDB462", "#B3DE69", "#FCCDE5",
          "#D9D9D9", "#BC80BD", "#CCEBC5", "#FFED6F")


## code

targetmatvec=unlist(targetmat)+1
yrange=range(targetmatvec[targetmatvec>0]);
# yrange[1]=1; # set the minimum value to 1
for(i in 1:length(targetmat)){
  vali=targetmat[[i]]+1;
  if(i==1){
    plot(1:length(vali),vali,type='b',las=1,pch=20,main=paste('sgRNAs in',targetgene),ylab='Read counts',xlab='Samples',xlim=c(0.7,length(vali)+0.3),ylim = yrange,col=colors[(i %% length(colors))],xaxt='n',log='y')
    axis(1,at=1:length(vali),labels=(collabel),las=2)
    # lines(0:100,rep(1,101),col='black');
  }else{
    lines(1:length(vali),vali,type='b',pch=20,col=colors[(i %% length(colors))])
  }
}




# parameters
# Do not modify the variables beginning with "__"
targetmat=list(c(6526.993563260789,4891.645213876828),c(2755.7205028894628,2080.865656504951),c(3247.5861551702938,2396.3839941704105),c(2320.2239272101315,1670.9140135522937),c(1884.7273515308004,1550.928166834443),c(3047.5668511004546,2129.748779241853),c(2081.1099409811877,1698.6885151073518),c(1766.534126398623,1313.1784335231457),c(731.8888171646379,623.2598148955032),c(2346.5901082011555,2080.865656504951))
targetgene="ROSA26"
collabel=c("S61_MNSC508_F5","S64_MNSC508_F8")

# set up color using RColorBrewer
#library(RColorBrewer)
#colors <- brewer.pal(length(targetgenelist), "Set1")

colors=c( "#E41A1C", "#377EB8", "#4DAF4A", "#984EA3", "#FF7F00",  "#A65628", "#F781BF",
          "#999999", "#66C2A5", "#FC8D62", "#8DA0CB", "#E78AC3", "#A6D854", "#FFD92F", "#E5C494", "#B3B3B3", 
          "#8DD3C7", "#FFFFB3", "#BEBADA", "#FB8072", "#80B1D3", "#FDB462", "#B3DE69", "#FCCDE5",
          "#D9D9D9", "#BC80BD", "#CCEBC5", "#FFED6F")


## code

targetmatvec=unlist(targetmat)+1
yrange=range(targetmatvec[targetmatvec>0]);
# yrange[1]=1; # set the minimum value to 1
for(i in 1:length(targetmat)){
  vali=targetmat[[i]]+1;
  if(i==1){
    plot(1:length(vali),vali,type='b',las=1,pch=20,main=paste('sgRNAs in',targetgene),ylab='Read counts',xlab='Samples',xlim=c(0.7,length(vali)+0.3),ylim = yrange,col=colors[(i %% length(colors))],xaxt='n',log='y')
    axis(1,at=1:length(vali),labels=(collabel),las=2)
    # lines(0:100,rep(1,101),col='black');
  }else{
    lines(1:length(vali),vali,type='b',pch=20,col=colors[(i %% length(colors))])
  }
}




# parameters
# Do not modify the variables beginning with "__"
targetmat=list(c(1218.2993975162915,1070.9847799630393),c(2221.123453830075,1815.3414216385956),c(1330.1283720644287,935.445212374356),c(1024.644344030493,792.1287843502563),c(1590.1534673552194,1169.862005499046),c(1537.421105373171,1145.420444130595),c(2979.378451985737,2401.9388944814223),c(1840.177597442518,1484.2693631023035),c(1203.752539038485,882.1181693886444),c(1681.0713328415097,1470.9376023558755))
targetgene="CCR5"
collabel=c("S61_MNSC508_F5","S64_MNSC508_F8")

# set up color using RColorBrewer
#library(RColorBrewer)
#colors <- brewer.pal(length(targetgenelist), "Set1")

colors=c( "#E41A1C", "#377EB8", "#4DAF4A", "#984EA3", "#FF7F00",  "#A65628", "#F781BF",
          "#999999", "#66C2A5", "#FC8D62", "#8DA0CB", "#E78AC3", "#A6D854", "#FFD92F", "#E5C494", "#B3B3B3", 
          "#8DD3C7", "#FFFFB3", "#BEBADA", "#FB8072", "#80B1D3", "#FDB462", "#B3DE69", "#FCCDE5",
          "#D9D9D9", "#BC80BD", "#CCEBC5", "#FFED6F")


## code

targetmatvec=unlist(targetmat)+1
yrange=range(targetmatvec[targetmatvec>0]);
# yrange[1]=1; # set the minimum value to 1
for(i in 1:length(targetmat)){
  vali=targetmat[[i]]+1;
  if(i==1){
    plot(1:length(vali),vali,type='b',las=1,pch=20,main=paste('sgRNAs in',targetgene),ylab='Read counts',xlab='Samples',xlim=c(0.7,length(vali)+0.3),ylim = yrange,col=colors[(i %% length(colors))],xaxt='n',log='y')
    axis(1,at=1:length(vali),labels=(collabel),las=2)
    # lines(0:100,rep(1,101),col='black');
  }else{
    lines(1:length(vali),vali,type='b',pch=20,col=colors[(i %% length(colors))])
  }
}




# parameters
# Do not modify the variables beginning with "__"
targetmat=list(c(2349.3176441657442,1829.7841624472258),c(1443.7757039222918,957.6648136184024),c(1579.2433234968646,1156.5302447526183),c(2941.192948481495,2038.6484141412625),c(4179.49427640477,2896.3250221614558),c(1387.4066273207918,1104.314181829109))
targetgene="LRIG1"
collabel=c("S61_MNSC508_F5","S64_MNSC508_F8")

# set up color using RColorBrewer
#library(RColorBrewer)
#colors <- brewer.pal(length(targetgenelist), "Set1")

colors=c( "#E41A1C", "#377EB8", "#4DAF4A", "#984EA3", "#FF7F00",  "#A65628", "#F781BF",
          "#999999", "#66C2A5", "#FC8D62", "#8DA0CB", "#E78AC3", "#A6D854", "#FFD92F", "#E5C494", "#B3B3B3", 
          "#8DD3C7", "#FFFFB3", "#BEBADA", "#FB8072", "#80B1D3", "#FDB462", "#B3DE69", "#FCCDE5",
          "#D9D9D9", "#BC80BD", "#CCEBC5", "#FFED6F")


## code

targetmatvec=unlist(targetmat)+1
yrange=range(targetmatvec[targetmatvec>0]);
# yrange[1]=1; # set the minimum value to 1
for(i in 1:length(targetmat)){
  vali=targetmat[[i]]+1;
  if(i==1){
    plot(1:length(vali),vali,type='b',las=1,pch=20,main=paste('sgRNAs in',targetgene),ylab='Read counts',xlab='Samples',xlim=c(0.7,length(vali)+0.3),ylim = yrange,col=colors[(i %% length(colors))],xaxt='n',log='y')
    axis(1,at=1:length(vali),labels=(collabel),las=2)
    # lines(0:100,rep(1,101),col='black');
  }else{
    lines(1:length(vali),vali,type='b',pch=20,col=colors[(i %% length(colors))])
  }
}




# parameters
# Do not modify the variables beginning with "__"
targetmat=list(c(2492.0586929792203,1864.2245443754978),c(2204.7582380425424,1727.5739967246122),c(1418.3187015861306,1163.1961251258322),c(957.365123570638,761.0213426085912),c(1703.8007992130824,1372.060376819869),c(825.534218615517,586.5974728428265),c(1351.9486597811385,989.8832354222698),c(2579.339843846059,1869.7794446865096),c(801.8955735890814,589.9304130294335),c(1057.3747756055575,823.2362260919213))
targetgene="AAVS1"
collabel=c("S61_MNSC508_F5","S64_MNSC508_F8")

# set up color using RColorBrewer
#library(RColorBrewer)
#colors <- brewer.pal(length(targetgenelist), "Set1")

colors=c( "#E41A1C", "#377EB8", "#4DAF4A", "#984EA3", "#FF7F00",  "#A65628", "#F781BF",
          "#999999", "#66C2A5", "#FC8D62", "#8DA0CB", "#E78AC3", "#A6D854", "#FFD92F", "#E5C494", "#B3B3B3", 
          "#8DD3C7", "#FFFFB3", "#BEBADA", "#FB8072", "#80B1D3", "#FDB462", "#B3DE69", "#FCCDE5",
          "#D9D9D9", "#BC80BD", "#CCEBC5", "#FFED6F")


## code

targetmatvec=unlist(targetmat)+1
yrange=range(targetmatvec[targetmatvec>0]);
# yrange[1]=1; # set the minimum value to 1
for(i in 1:length(targetmat)){
  vali=targetmat[[i]]+1;
  if(i==1){
    plot(1:length(vali),vali,type='b',las=1,pch=20,main=paste('sgRNAs in',targetgene),ylab='Read counts',xlab='Samples',xlim=c(0.7,length(vali)+0.3),ylim = yrange,col=colors[(i %% length(colors))],xaxt='n',log='y')
    axis(1,at=1:length(vali),labels=(collabel),las=2)
    # lines(0:100,rep(1,101),col='black');
  }else{
    lines(1:length(vali),vali,type='b',pch=20,col=colors[(i %% length(colors))])
  }
}




# parameters
# Do not modify the variables beginning with "__"
targetmat=list(c(1757.4423398499937,1417.610559370164),c(2440.2355096520346,1964.2127499737069),c(2004.7389339727038,1604.2552098201543),c(991.0047338005655,736.57978124014),c(3092.116605188737,2498.5941598930244),c(1546.5128919218,1178.7498459966646))
targetgene="KRT20"
collabel=c("S61_MNSC508_F5","S64_MNSC508_F8")

# set up color using RColorBrewer
#library(RColorBrewer)
#colors <- brewer.pal(length(targetgenelist), "Set1")

colors=c( "#E41A1C", "#377EB8", "#4DAF4A", "#984EA3", "#FF7F00",  "#A65628", "#F781BF",
          "#999999", "#66C2A5", "#FC8D62", "#8DA0CB", "#E78AC3", "#A6D854", "#FFD92F", "#E5C494", "#B3B3B3", 
          "#8DD3C7", "#FFFFB3", "#BEBADA", "#FB8072", "#80B1D3", "#FDB462", "#B3DE69", "#FCCDE5",
          "#D9D9D9", "#BC80BD", "#CCEBC5", "#FFED6F")


## code

targetmatvec=unlist(targetmat)+1
yrange=range(targetmatvec[targetmatvec>0]);
# yrange[1]=1; # set the minimum value to 1
for(i in 1:length(targetmat)){
  vali=targetmat[[i]]+1;
  if(i==1){
    plot(1:length(vali),vali,type='b',las=1,pch=20,main=paste('sgRNAs in',targetgene),ylab='Read counts',xlab='Samples',xlim=c(0.7,length(vali)+0.3),ylim = yrange,col=colors[(i %% length(colors))],xaxt='n',log='y')
    axis(1,at=1:length(vali),labels=(collabel),las=2)
    # lines(0:100,rep(1,101),col='black');
  }else{
    lines(1:length(vali),vali,type='b',pch=20,col=colors[(i %% length(colors))])
  }
}




# parameters
# Do not modify the variables beginning with "__"
targetmat=list(c(1767.4433050534858,1318.7333338341573),c(1761.9882331243082,1320.955293958562),c(5665.092198450756,4373.928504890546),c(1001.9148776589204,709.9162597472844),c(1846.5418480265585,1457.6058416094477),c(3178.488577400713,2841.886999113542),c(2164.754377228575,1582.0356085761077),c(2071.108975777696,1570.9258079540846),c(1837.4500614779292,1457.6058416094477),c(3130.302108692979,2450.822017218324))
targetgene="CTRL"
collabel=c("S61_MNSC508_F5","S64_MNSC508_F8")

# set up color using RColorBrewer
#library(RColorBrewer)
#colors <- brewer.pal(length(targetgenelist), "Set1")

colors=c( "#E41A1C", "#377EB8", "#4DAF4A", "#984EA3", "#FF7F00",  "#A65628", "#F781BF",
          "#999999", "#66C2A5", "#FC8D62", "#8DA0CB", "#E78AC3", "#A6D854", "#FFD92F", "#E5C494", "#B3B3B3", 
          "#8DD3C7", "#FFFFB3", "#BEBADA", "#FB8072", "#80B1D3", "#FDB462", "#B3DE69", "#FCCDE5",
          "#D9D9D9", "#BC80BD", "#CCEBC5", "#FFED6F")


## code

targetmatvec=unlist(targetmat)+1
yrange=range(targetmatvec[targetmatvec>0]);
# yrange[1]=1; # set the minimum value to 1
for(i in 1:length(targetmat)){
  vali=targetmat[[i]]+1;
  if(i==1){
    plot(1:length(vali),vali,type='b',las=1,pch=20,main=paste('sgRNAs in',targetgene),ylab='Read counts',xlab='Samples',xlim=c(0.7,length(vali)+0.3),ylim = yrange,col=colors[(i %% length(colors))],xaxt='n',log='y')
    axis(1,at=1:length(vali),labels=(collabel),las=2)
    # lines(0:100,rep(1,101),col='black');
  }else{
    lines(1:length(vali),vali,type='b',pch=20,col=colors[(i %% length(colors))])
  }
}



dev.off()
Sweave("S8B_c0_t3_summary.Rnw");
library(tools);

texi2dvi("S8B_c0_t3_summary.tex",pdf=TRUE);
